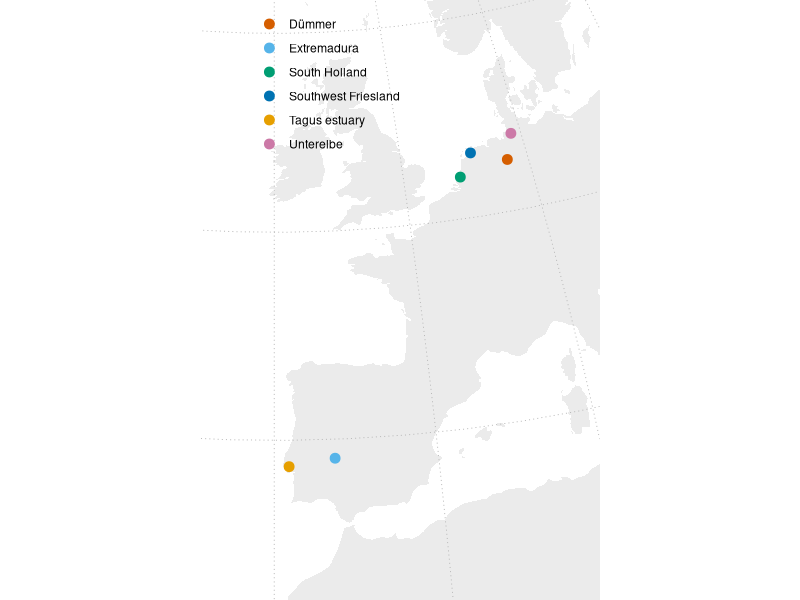
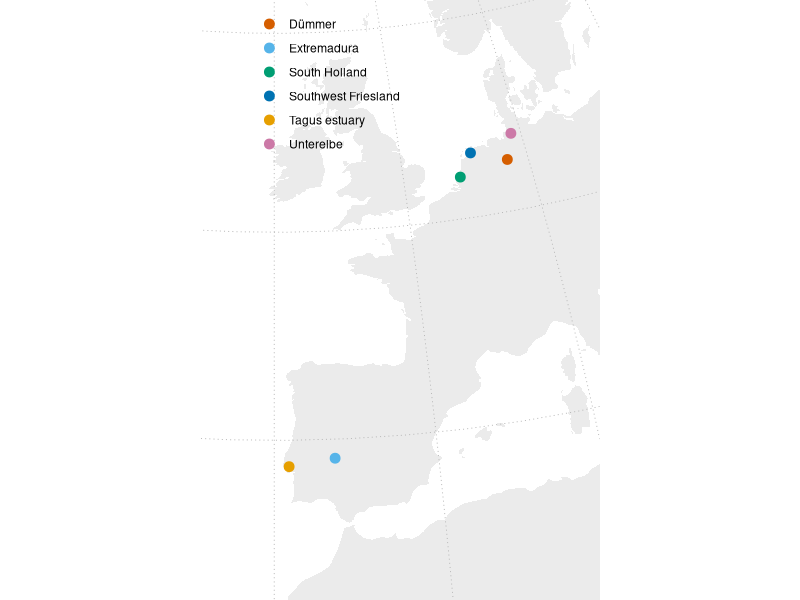

These figures' R source, in order:
# =============================================================================
# Godwit migration map: tagging site locations
#
# purpose
#   Create a simple overview map showing the locations of tagging sites used in
#   the project.
#
# output
#   - figures/tag_sites_map.pdf
# =============================================================================

# packages
library(dplyr)
library(sf)
library(ggplot2)
library(rnaturalearth)

# -------------------------------
# tagging site coordinates
# -------------------------------
tag_sites <- tibble::tribble(
  ~tag_site,              ~lon,   ~lat,
  "Southwest Friesland",   5.60,  53.15,
  "South Holland",         4.40,  52.05,
  "Dümmer",                8.35,  52.52,
  "Unterelbe",             9.20,  53.75,
  "Extremadura",          -6.30,  39.10,
  "Tagus estuary",        -9.10,  38.75
) %>%
  st_as_sf(coords = c("lon", "lat"), crs = 4326, remove = FALSE)

# create output directory if needed
if (!dir.exists("figures")) dir.create("figures", recursive = TRUE)

# -------------------------------
# basemap and projection
# -------------------------------
land <- ne_countries(scale = "medium", returnclass = "sf")

grat_ll <- st_graticule(
  lon = seq(-180, 180, by = 10),
  lat = seq(-90, 90, by = 10),
  crs = 4326
)

ortho_crs <- "+proj=ortho +lat_0=35 +lon_0=-10 +datum=WGS84 +units=m +no_defs"

# colourblind-safe Okabe–Ito palette
okabe_ito <- c(
  "Southwest Friesland" = "#0072B2",
  "South Holland"       = "#009E73",
  "Dümmer"              = "#D55E00",
  "Unterelbe"           = "#CC79A7",
  "Tagus estuary"       = "#E69F00",
  "Extremadura"         = "#56B4E9"
)

land_o <- st_transform(land, ortho_crs)
grat_o <- st_transform(grat_ll, ortho_crs)
tags_o <- st_transform(tag_sites, ortho_crs)

# -------------------------------
# crop to tagging sites extent
# -------------------------------
bb <- st_bbox(tags_o)

pad_x <- 0.4 * (bb["xmax"] - bb["xmin"])
pad_y <- 0.4 * (bb["ymax"] - bb["ymin"])

xlim_use <- c(bb["xmin"] - pad_x, bb["xmax"] + pad_x)
ylim_use <- c(bb["ymin"] - pad_y, bb["ymax"] + pad_y)

# -------------------------------
# plot
# -------------------------------
p_globe_tags <- ggplot() +
  geom_sf(data = land_o, fill = "grey92", colour = NA) +
  geom_sf(
    data = grat_o,
    colour = "grey70",
    linewidth = 0.3,
    linetype = "dotted"
  ) +
  geom_sf(
    data = tags_o,
    aes(colour = tag_site),
    size = 3
  ) +
  scale_colour_manual(values = okabe_ito) +
  coord_sf(
    crs = st_crs(tags_o),
    xlim = xlim_use,
    ylim = ylim_use,
    expand = FALSE
  ) +
  theme_void() +
  theme(
    plot.background = element_rect(fill = "white", colour = NA),
    legend.title = element_blank(),
    legend.background = element_rect(fill = NA, colour = NA),
    legend.position = c(0.5, 0.98),
    legend.justification = c(1, 1)
  )

print(p_globe_tags)

ggsave(
  filename = "figures/tag_sites_map.pdf",
  plot = p_globe_tags,
  width = 8,
  height = 5,
  units = "in"
)
